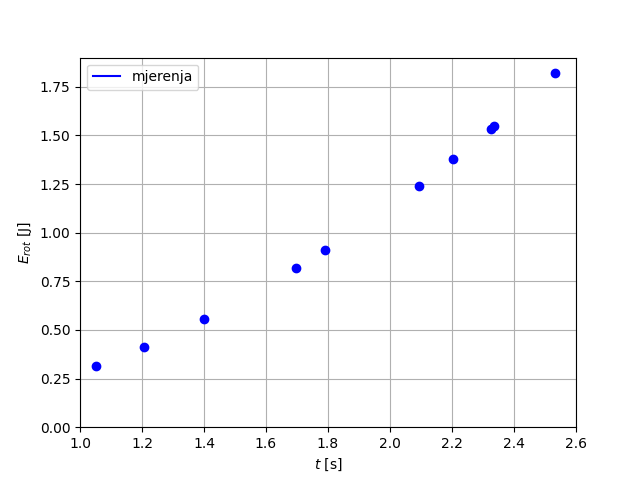

This chart was generated by the following Python code:
from turtle import color
import matplotlib.pyplot as plt
import numpy as np
import math


# (t, energija) mjerenja
x1, y1 = (1.05, 0.312596667)
x2, y2 = (1.206667, 0.412838904)
x3, y3 = (1.4, 0.555727408)
x4, y4 = (1.696667, 0.816204474)
x5, y5 = (1.79, 0.908472545)
x6, y6 = (2.093333, 1.242459912)
x7, y7 = (2.203333, 1.376467696)
x8, y8 = (2.326667, 1.534879216)
x9, y9 = (2.336667, 1.548101372)
x10, y10 = (2.53333, 1.819660241)


fig, ax = plt.subplots()
# ax.plot(x, y, color='red')
plt.plot(x1, y1, 'bo')
plt.plot(x2, y2, 'bo')
plt.plot(x3, y3, 'bo')
plt.plot(x4, y4, 'bo')
plt.plot(x5, y5, 'bo')
plt.plot(x6, y6, 'bo')
plt.plot(x7, y7, 'bo')
plt.plot(x8, y8, 'bo')
plt.plot(x9, y9, 'bo')
plt.plot(x10, y10, 'bo')


ax.set(xlabel='$t$ [s]', ylabel='$E_{rot}$ [J]')
ax.grid()

ax = plt.gca()
ax.set_xlim([1, 2.6])
ax.set_ylim([0, 1.9])

# tockice u legendi...

plt.plot(x1, y1, "-b", label="mjerenja")
plt.legend(loc="upper left")

fig.savefig("vj3_rotacijska.png")

plt.show()